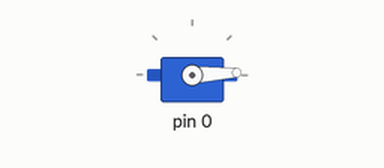
Simulated run of this sketch. Board: Arduino Uno, built with avr-gcc and run on an emulated ATmega328P. Parts: servo.

Above: at 0.05 s.
At 1.55 s:
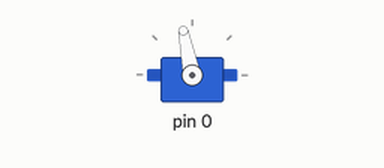
At 3.1 s:
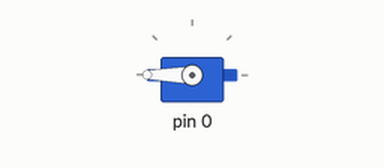
At 6.15 s:
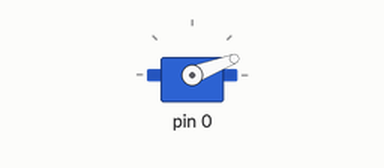
Timing chart, 0 to 9.7 s (numbered marks = the images above):
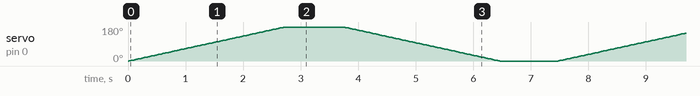

The sketch:

sketch_nov18a.ino
```cpp
#include<Servo.h>
Servo Myservo;
int pos;
int D3;
void setup()
{
Myservo.attach(D3);
}

void loop()
{


for(pos=0;pos<=180;pos++){
Myservo.write(pos);
delay(15);
}
  delay(1000);

  for(pos=180;pos>=0;pos--){
Myservo.write(pos);
delay(15);
}
  delay(1000);
}
```
